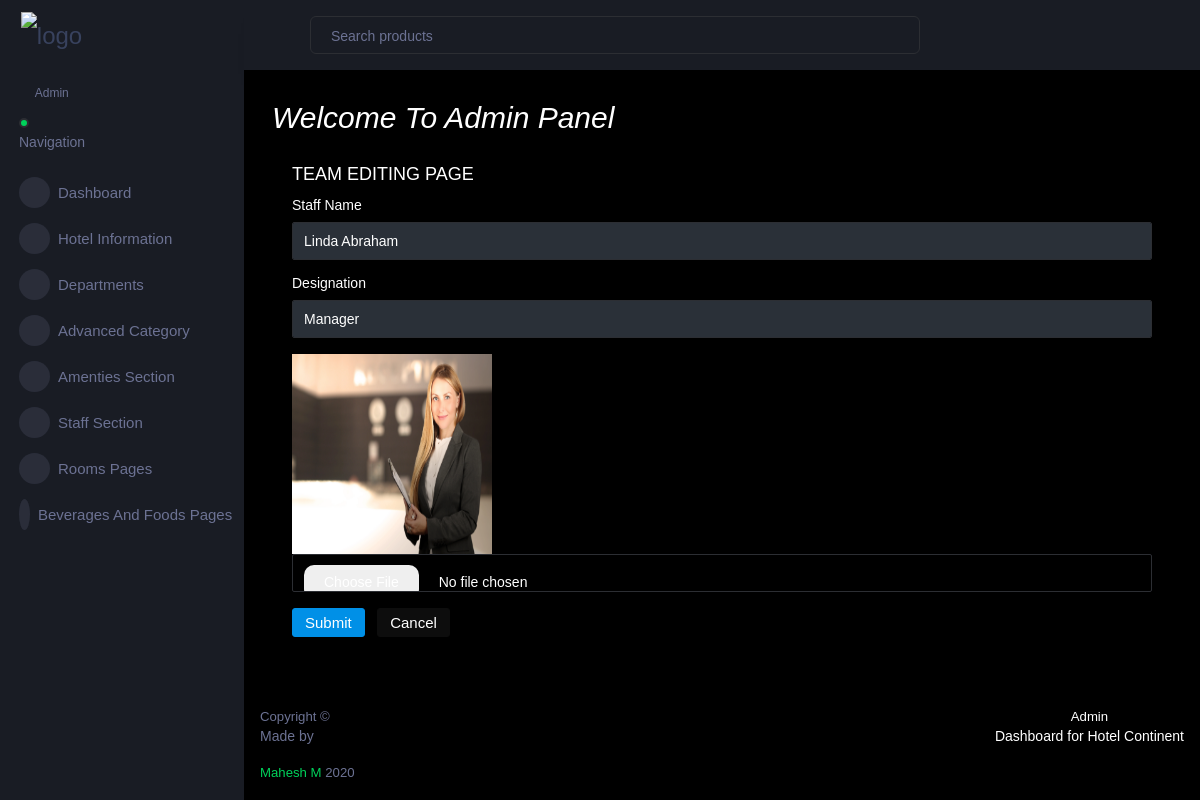
Screenshot of /Hotel_ad/Edit_team/1 with the database file from the repository.
### Hotel_admin/models.py (models this page shows)
class Hotel_staff(models.Model):
    Person_Name=models.CharField(max_length=500,null=True,blank=True)
    Designation=models.CharField(max_length=500,null=True,blank=True)
    Person_Image=models.ImageField(upload_to="Team Members",null=True,blank=True)

### Hotel_admin/views.py (the view)
# urls.py: path('Edit_team/<int:infoid>',views.Edit_team,name="Edit_team"),
def Edit_team(req,infoid):
    x=Hotel_staff.objects.get(id=infoid)
    return render(req,"Edit Team Page.html",{'x':x})

### Hotel_admin/templates/Edit Team Page.html (shortened to what this page needs)
<!DOCTYPE html>
{% extends 'Index_pg.html' %}
{% block content %}
<html lang="en">
<head>
</head>
<body>
<div class="card-body">
                    <h4 class="card-title">TEAM EDITING PAGE</h4>
                    <form class="forms-sample" action="{% url 'update_team' infoid=x.id %}" method="post" enctype="multipart/form-data">
                      <div class="form-group">
                        <label for="exampleInputEmail3">Staff Name</label>
                        <input type="text" class="form-control" id="exampleInputEmail3" placeholder="Staff Name" name="sname" required value="{{x.Person_Name}}">
                      </div>
                      <div class="form-group">
                        <label for="exampleInputPassword4">Designation</label>
                        <input type="text" class="form-control" id="exampleInputPassword4" placeholder="Designation" name="desing" required value="{{x.Designation}}">
                      </div>
                        <img src="{{x.Person_Image.url}}" alt="" width="200px" height="200px">
                      <div class="form-group">
                        <div class="input-group col-xs-12">
                          <input type="file" class="form-control file-upload-info" placeholder="Upload Image" name="Simg">
                        </div>
                      </div>
                      <button type="submit" class="btn btn-primary mr-2">Submit</button>
                      <button class="btn btn-dark">Cancel</button>
                    </form>
                  </div>
</body>
</html>
{% endblock %}

### rows the page displays
Hotel_staff: sname "Linda Abraham", desing "Manager", Person_Image (picture)
